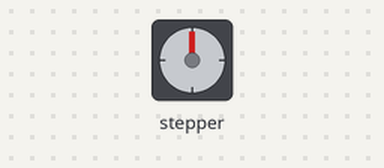
A sketch run on a simulated Arduino Uno, built with avr-gcc and run on an emulated ATmega328P. On the bench: stepper motor. Wiring (inferred from the names in the program): stepper motor driver (200 steps per turn assumed): step pin 2; direction pin 8; enable pin 5.

Above: at 0.05 s.
At 3.4 s:
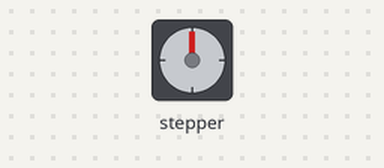
At 6.8 s:
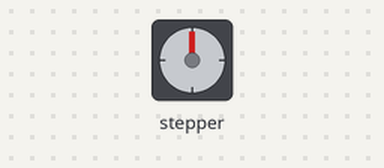
At 13.55 s:
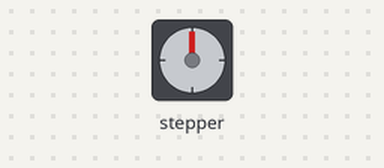
Timing chart, 0 to 17.7 s (numbered marks = the images above):
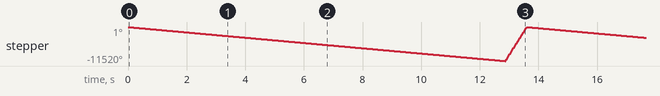

Measured:
- by itself, stepper: turns 11520° counter-clockwise in 12.8 s, then 11520° clockwise in 0.71 s, repeating every 13.6 s

The sketch:

Stepper_Test.ino
```cpp
int PUL=2; //define Pulse pin
int DIR=8; //define Direction pin
int ENA=5; //define Enable Pin
void setup() {
//  Serial.begin(38400);     // opens serial port, sets data rate to 9600 bps
  pinMode (PUL, OUTPUT);
  pinMode (DIR, OUTPUT);
  pinMode (ENA, OUTPUT);
  digitalWrite(ENA,LOW);
}

void loop() {
  Serial.println("forward");
  for (int i=0; i<6400; i++)    //Forward 5000 steps
  {
    digitalWrite(DIR,LOW);
    digitalWrite(PUL,HIGH);
    delayMicroseconds(1000);
    digitalWrite(PUL,LOW);
    delayMicroseconds(1000);
  }

  Serial.println("backwards");
  for (int i=0; i<6400; i++)   //Backward 5000 steps
  {
    digitalWrite(DIR,HIGH);
    digitalWrite(ENA,LOW);
    digitalWrite(PUL,HIGH);
    delayMicroseconds(50);
    digitalWrite(PUL,LOW);
    delayMicroseconds(50);
  }
}
```
